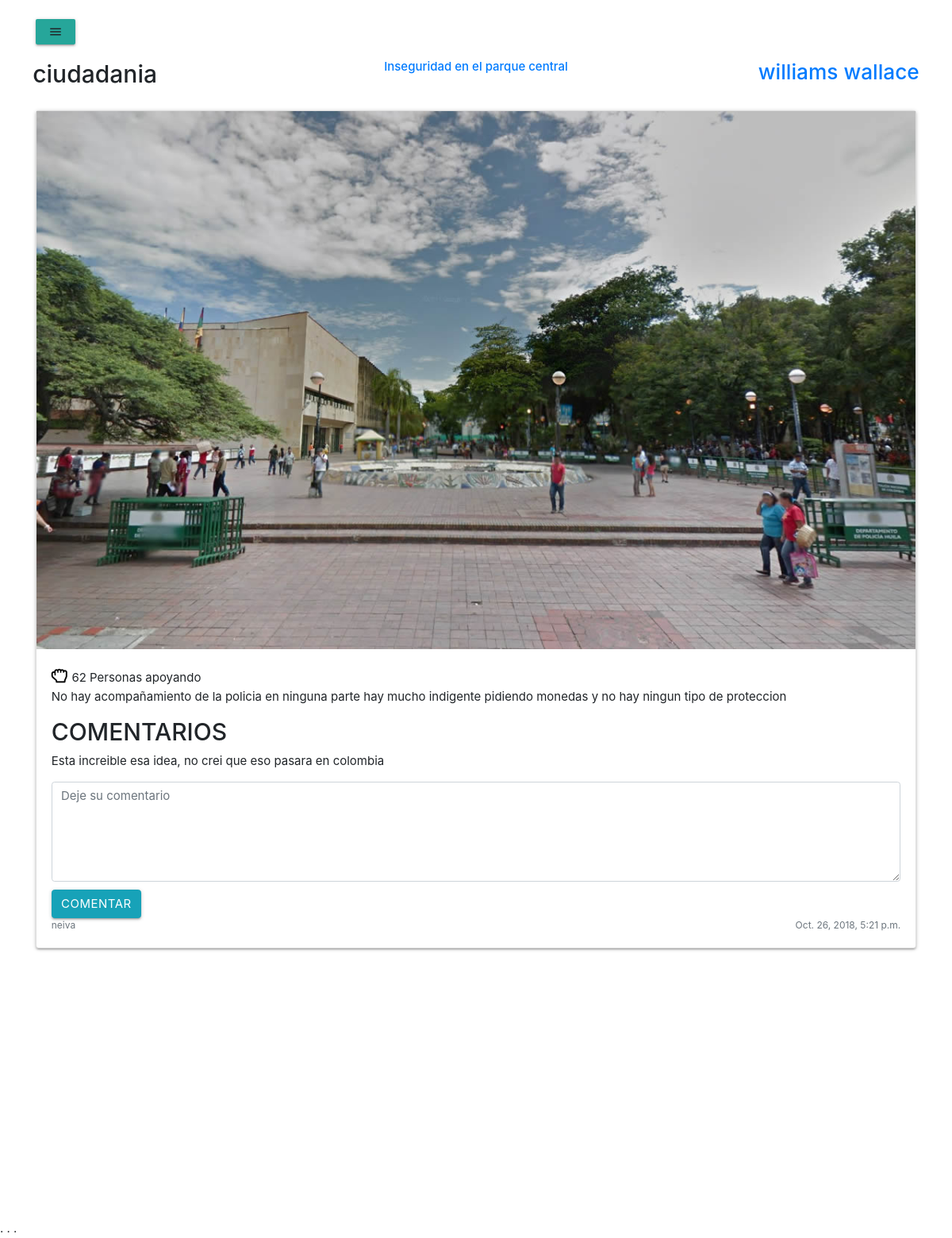
Screenshot of /posts/3/ (signed in) with the database file from the repository.
### posts/models.py (models this page shows, shortened)
class Post(models.Model):
    user = models.ForeignKey(User, on_delete=models.CASCADE)
    profile = models.ForeignKey('users.Profile', on_delete=models.CASCADE)
    title = models.CharField(max_length=255,default='N/A')
    description = models.CharField(max_length=255,default='N/A')
    CATEGORIES = (
        ('I', 'INFRASTRUCTURA'),
        ('E', 'EDUCACION'),
        ('S', 'SALUD'),
        ('T', 'TRANSPORTE'),
        ('B', 'BIENESTAR CIUDADANO'),
        ('O', 'OTRA'),
    )
    categories = models.CharField(max_length=20)
    city = models.CharField(max_length=255,default='N/A')
    photo = models.ImageField(upload_to='posts/photos')
    created = models.DateTimeField(auto_now_add=True)
    modified = models.DateTimeField(auto_now=True)

### posts/views.py (the view)
class PostDetailView(LoginRequiredMixin, DetailView):
    template_name = 'posts/detail.html'
    queryset = Post.objects.all()
    context_object_name = 'post'

### templates/posts/detail.html (shortened to what this page needs)
{% extends "base.html" %}
{% block head_content %}
    <link href='https://api.mapbox.com/mapbox-gl-js/v0.44.2/mapbox-gl.css' rel='stylesheet' />
{% endblock%}
{% block container %}
    <div class="container">
        <div class="row">
            {% include "posts/post_card.html" %}
            <div class="center">
            <div id='map' style='width: 750px; height: 300px;'></div>
          </div>
        </div>
    </div>
    <p>.
.
.    </p>
{% endblock %}

### templates/posts/post_card.html (shortened to what this page needs)
{% load static %}
<div class="center-block">
  <div class="row cont-titulos">
      <div class="col s3"><h2 class="text-left">{{ post.categories }}</h2></div>
      <div class="col s3"><h6 class="text-center"><a href="{% url "posts:detail" post.pk %}">{{ post.title }}</a></h6></div>
      <div class="col s3"><h3 class="text-right"><a href="{% url "users:detail" post.user.username %}">{{post.user.get_full_name}}</a></h3></div>
  </div>
  <div class="card mb-4 box-shadow">
    <img style="width: 100%;" src="{{ post.photo.url }}" alt="{{ post.title }}">
      <div class="card-body">
        <a href="#" style="color: #000; font-size: 20px;">
            <i class="far fa-hand-rock"></i>
        </a> 62 Personas apoyando
        <p class="card-text">{{ post.description }}</p>
        <div>
        <h2>COMENTARIOS<h2>
        </div>
        <p>Esta increible esa idea, no crei que eso pasara en colombia</p>
        <textarea class="form-control counted" name="message" placeholder="Deje su comentario" rows="5" style="margin-bottom:10px;"></textarea>
        <button class="btn btn-info" type="submit">Comentar</button>
        <div class="d-flex justify-content-between align-items-center">
        <small class="text-muted">{{ post.city }}</small>
        <small class="text-muted">{{ post.created }}</small>
      </div>
    </div>
  </div>
  </div>
</div>

### static/css/main.css (style rules this page uses)
html, body { background: #fafafa; height: 100%; width: 100%; font-family: 'Roboto', sans-serif; }

### templates/base.html (style rules this page uses)
.s3 { text-align: center; }
.cont-titulos { display: flex; justify-content: space-between; }

### rows the page displays
Post: categories "ciudadania", title "Inseguridad en el parque central", user.get_full_name "williams wallace", photo (picture), description "No hay acompañamiento de la policia en ninguna parte hay mucho indigente pidiendo monedas y no hay ningun tipo de proteccion", city "neiva", created "Oct. 26, 2018, 5:21 p.m."
